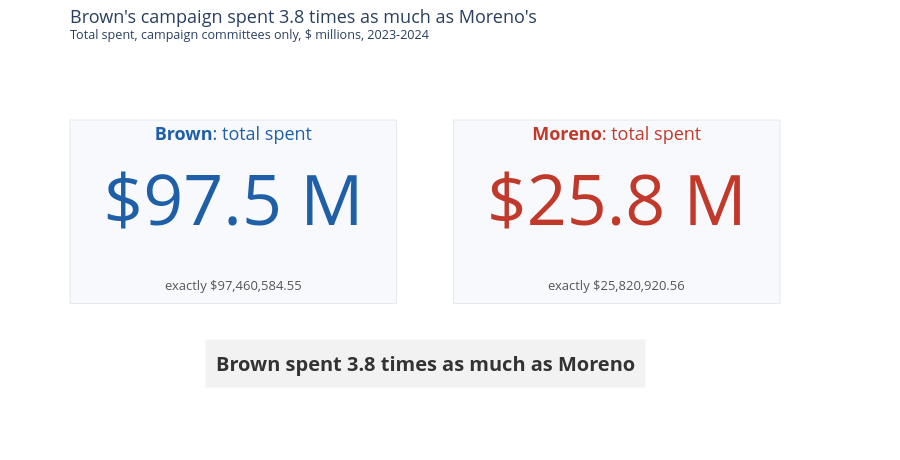

Write notebook code for a chart like this one.
### Code cell
# Chart 1: total spent
fig = go.Figure()
for who, left, right in [("Brown", 0.0, 0.46), ("Moreno", 0.54, 1.0)]:
    fig.add_shape(type="rect", xref="paper", yref="paper", x0=left, x1=right, y0=0.32, y1=1.0,
                  fillcolor="#f7f9fc", line={"color": "#e3e8ef", "width": 1}, layer="below")
    fig.add_trace(go.Indicator(
        mode="number", value=camp.loc[who, "total_spent"] / 1e6,
        number={"prefix": "$", "suffix": " M", "valueformat": ",.1f", "font": {"color": COLORS[who], "size": 70}},
        title={"text": "<b>" + who + "</b>: total spent", "font": {"size": 18, "color": COLORS[who]}},
        domain={"x": [left, right], "y": [0.46, 0.96]}))
    fig.add_annotation(x=(left + right) / 2, y=0.43, xref="paper", yref="paper", showarrow=False, xanchor="center", yanchor="top",
                       text="exactly $" + format(camp.loc[who, "total_spent"], ",.2f"), font={"size": 13, "color": "#555555"})
fig.add_annotation(x=0.5, y=0.1, xref="paper", yref="paper", showarrow=False, xanchor="center", yanchor="middle",
                   text="<b>Brown spent " + format(ratio_total, ".1f") + " times as much as Moreno</b>",
                   font={"size": 20, "color": "#333333"}, bgcolor="#f2f2f2", borderpad=10)
style_chart(fig, "Brown's campaign spent " + format(ratio_total, ".1f") + " times as much as Moreno's",
            "Total spent, campaign committees only, $ millions, 2023-2024", height=460, bottom=70)
fig.write_html(OUT + "01_total_spent.html", include_plotlyjs="cdn")
fig.show()

### Figure 1 — Plotly figure (JSON) as saved in the notebook; plotly's stock layout.template omitted (floating-point values rounded to 4 significant figures)
{"data": [{"domain": {"x": [0, 0.46], "y": [0.46, 0.96]}, "mode": "number", "number": {"font": {"color": "#1f5fa8", "size": 70}, "prefix": "$", "suffix": " M", "valueformat": ",.1f"}, "title": {"font": {"color": "#1f5fa8", "size": 18}, "text": "<b>Brown</b>: total spent"}, "type": "indicator", "value": 97.46}, {"domain": {"x": [0.54, 1], "y": [0.46, 0.96]}, "mode": "number", "number": {"font": {"color": "#c0392b", "size": 70}, "prefix": "$", "suffix": " M", "valueformat": ",.1f"}, "title": {"font": {"color": "#c0392b", "size": 18}, "text": "<b>Moreno</b>: total spent"}, "type": "indicator", "value": 25.82}], "layout": {"annotations": [{"font": {"color": "#555555", "size": 13}, "showarrow": false, "text": "exactly $97,460,584.55", "x": 0.23, "xanchor": "center", "xref": "paper", "y": 0.43, "yanchor": "top", "yref": "paper"}, {"font": {"color": "#555555", "size": 13}, "showarrow": false, "text": "exactly $25,820,920.56", "x": 0.77, "xanchor": "center", "xref": "paper", "y": 0.43, "yanchor": "top", "yref": "paper"}, {"bgcolor": "#f2f2f2", "borderpad": 10, "font": {"color": "#333333", "size": 20}, "showarrow": false, "text": "<b>Brown spent 3.8 times as much as Moreno</b>", "x": 0.5, "xanchor": "center", "xref": "paper", "y": 0.1, "yanchor": "middle", "yref": "paper"}], "font": {"size": 12}, "height": 460, "legend": {"orientation": "v", "x": 1.02, "xanchor": "left", "y": 1, "yanchor": "top"}, "margin": {"b": 70, "l": 70, "r": 120, "t": 120}, "shapes": [{"fillcolor": "#f7f9fc", "layer": "below", "line": {"color": "#e3e8ef", "width": 1}, "type": "rect", "x0": 0, "x1": 0.46, "xref": "paper", "y0": 0.32, "y1": 1, "yref": "paper"}, {"fillcolor": "#f7f9fc", "layer": "below", "line": {"color": "#e3e8ef", "width": 1}, "type": "rect", "x0": 0.54, "x1": 1, "xref": "paper", "y0": 0.32, "y1": 1, "yref": "paper"}], "title": {"font": {"size": 18}, "text": "Brown's campaign spent 3.8 times as much as Moreno's<br><sup>Total spent, campaign committees only, $ millions, 2023-2024</sup>", "x": 0, "xanchor": "left", "xref": "paper", "y": 0.95, "yanchor": "top"}, "xaxis": {"showgrid": false, "tickfont": {"size": 12}, "title": {"font": {"size": 12}}}, "yaxis": {"tickfont": {"size": 12}, "title": {"font": {"size": 12}}}}}
